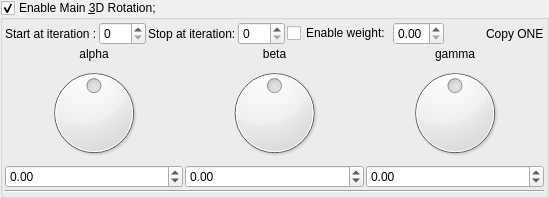
    <widget class="MyGroupBox" name="groupCheck_transform_main_rotation1_enabled">
     <property name="title">
      <string>Enable Main &amp;3D Rotation;</string>
     </property>
     <property name="checkable">
      <bool>true</bool>
     </property>
     <layout class="QVBoxLayout" name="verticalLayout_8" stretch="0,0,0">
      <property name="spacing">
       <number>2</number>
      </property>
      <property name="leftMargin">
       <number>2</number>
      </property>
      <property name="topMargin">
       <number>2</number>
      </property>
      <property name="rightMargin">
       <number>2</number>
      </property>
      <property name="bottomMargin">
       <number>2</number>
      </property>
      <item>
       <layout class="QGridLayout" name="gridLayout_9">
        <item row="0" column="0">
         <widget class="QLabel" name="label_17">
          <property name="text">
           <string>Start at iteration :</string>
          </property>
         </widget>
        </item>
        <item row="0" column="5">
         <widget class="MyDoubleSpinBox" name="spinbox_transform_main_rotation1_weight">
          <property name="sizePolicy">
           <sizepolicy hsizetype="Minimum" vsizetype="Maximum">
            <horstretch>0</horstretch>
            <verstretch>0</verstretch>
           </sizepolicy>
          </property>
          <property name="decimals">
           <number>2</number>
          </property>
          <property name="minimum">
           <double>0.000000000000000</double>
          </property>
          <property name="maximum">
           <double>1.000000000000000</double>
          </property>
          <property name="singleStep">
           <double>0.100000000000000</double>
          </property>
          <property name="value">
           <double>0.000000000000000</double>
          </property>
         </widget>
        </item>
        <item row="0" column="2">
         <widget class="QLabel" name="label_20">
          <property name="text">
           <string>Stop at iteration:</string>
          </property>
         </widget>
        </item>
        <item row="0" column="3">
         <widget class="MySpinBox" name="spinboxInt_transform_main_rotation1_stop_iterations">
          <property name="sizePolicy">
           <sizepolicy hsizetype="Minimum" vsizetype="Maximum">
            <horstretch>0</horstretch>
            <verstretch>0</verstretch>
           </sizepolicy>
          </property>
          <property name="maximum">
           <number>250</number>
          </property>
         </widget>
        </item>
        <item row="0" column="7">
         <widget class="QLabel" name="label_123">
          <property name="text">
           <string>Copy ONE</string>
          </property>
         </widget>
        </item>
        <item row="0" column="1">
         <widget class="MySpinBox" name="spinboxInt_transform_main_rotation1_start_iterations">
          <property name="sizePolicy">
           <sizepolicy hsizetype="Minimum" vsizetype="Maximum">
            <horstretch>0</horstretch>
            <verstretch>0</verstretch>
           </sizepolicy>
          </property>
          <property name="maximum">
           <number>250</number>
          </property>
         </widget>
        </item>
        <item row="0" column="6">
         <spacer name="horizontalSpacer_5">
          <property name="orientation">
           <enum>Qt::Horizontal</enum>
          </property>
          <property name="sizeHint" stdset="0">
           <size>
            <width>40</width>
            <height>20</height>
           </size>
          </property>
         </spacer>
        </item>
        <item row="0" column="4">
         <widget class="QCheckBox" name="checkBox_transform_main_rotation1_weight_enabled">
          <property name="text">
           <string>Enable weight:</string>
          </property>
         </widget>
        </item>
       </layout>
      </item>
      <item>
       <layout class="QGridLayout" name="gridLayout_10">
        <property name="spacing">
         <number>2</number>
        </property>
        <item row="0" column="2">
         <widget class="QLabel" name="label_36">
          <property name="text">
           <string>gamma</string>
          </property>
          <property name="alignment">
           <set>Qt::AlignCenter</set>
          </property>
         </widget>
        </item>
        <item row="0" column="1">
         <widget class="QLabel" name="label_34">
          <property name="text">
           <string>beta</string>
          </property>
          <property name="alignment">
           <set>Qt::AlignCenter</set>
          </property>
         </widget>
        </item>
        <item row="0" column="0">
         <widget class="QLabel" name="label_35">
          <property name="text">
           <string>alpha</string>
          </property>
          <property name="alignment">
           <set>Qt::AlignCenter</set>
          </property>
         </widget>
        </item>
        <item row="1" column="1">
         <widget class="QDial" name="dial3_transform_main_rotation1_y">
          <property name="minimum">
           <number>-18000</number>
          </property>
          <property name="maximum">
           <number>18000</number>
          </property>
          <property name="wrapping">
           <bool>true</bool>
          </property>
         </widget>
        </item>
        <item row="1" column="2">
         <widget class="QDial" name="dial3_transform_main_rotation1_z">
          <property name="minimum">
           <number>-18000</number>
          </property>
          <property name="maximum">
           <number>18000</number>
          </property>
          <property name="wrapping">
           <bool>true</bool>
          </property>
         </widget>
        </item>
        <item row="2" column="0">
         <widget class="MyDoubleSpinBox" name="spinboxd3_transform_main_rotation1_x">
          <property name="sizePolicy">
           <sizepolicy hsizetype="Minimum" vsizetype="Maximum">
            <horstretch>0</horstretch>
            <verstretch>0</verstretch>
           </sizepolicy>
          </property>
          <property name="prefix">
           <string/>
          </property>
          <property name="suffix">
           <string/>
          </property>
          <property name="decimals">
           <number>2</number>
          </property>
          <property name="minimum">
           <double>-180.000000000000000</double>
          </property>
          <property name="maximum">
           <double>180.000000000000000</double>
          </property>
          <property name="singleStep">
           <double>1.000000000000000</double>
          </property>
         </widget>
        </item>
        <item row="1" column="0">
         <widget class="QDial" name="dial3_transform_main_rotation1_x">
          <property name="minimum">
           <number>-18000</number>
          </property>
          <property name="maximum">
           <number>18000</number>
          </property>
          <property name="wrapping">
           <bool>true</bool>
          </property>
         </widget>
        </item>
        <item row="2" column="2">
         <widget class="MyDoubleSpinBox" name="spinboxd3_transform_main_rotation1_z">
          <property name="sizePolicy">
           <sizepolicy hsizetype="Minimum" vsizetype="Maximum">
            <horstretch>0</horstretch>
            <verstretch>0</verstretch>
           </sizepolicy>
          </property>
          <property name="prefix">
           <string/>
          </property>
          <property name="suffix">
           <string/>
          </property>
          <property name="decimals">
           <number>2</number>
          </property>
          <property name="minimum">
           <double>-180.000000000000000</double>
          </property>
          <property name="maximum">
           <double>180.000000000000000</double>
          </property>
          <property name="singleStep">
           <double>1.000000000000000</double>
          </property>
         </widget>
        </item>
        <item row="2" column="1">
         <widget class="MyDoubleSpinBox" name="spinboxd3_transform_main_rotation1_y">
          <property name="sizePolicy">
           <sizepolicy hsizetype="Minimum" vsizetype="Maximum">
            <horstretch>0</horstretch>
            <verstretch>0</verstretch>
           </sizepolicy>
          </property>
          <property name="prefix">
           <string/>
          </property>
          <property name="suffix">
           <string/>
          </property>
          <property name="decimals">
           <number>2</number>
          </property>
          <property name="minimum">
           <double>-180.000000000000000</double>
          </property>
          <property name="maximum">
           <double>180.000000000000000</double>
          </property>
          <property name="singleStep">
           <double>1.000000000000000</double>
          </property>
         </widget>
        </item>
       </layout>
      </item>
      <item>
       <widget class="Line" name="line_34">
        <property name="orientation">
         <enum>Qt::Horizontal</enum>
        </property>
       </widget>
      </item>
     </layout>
    </widget>
